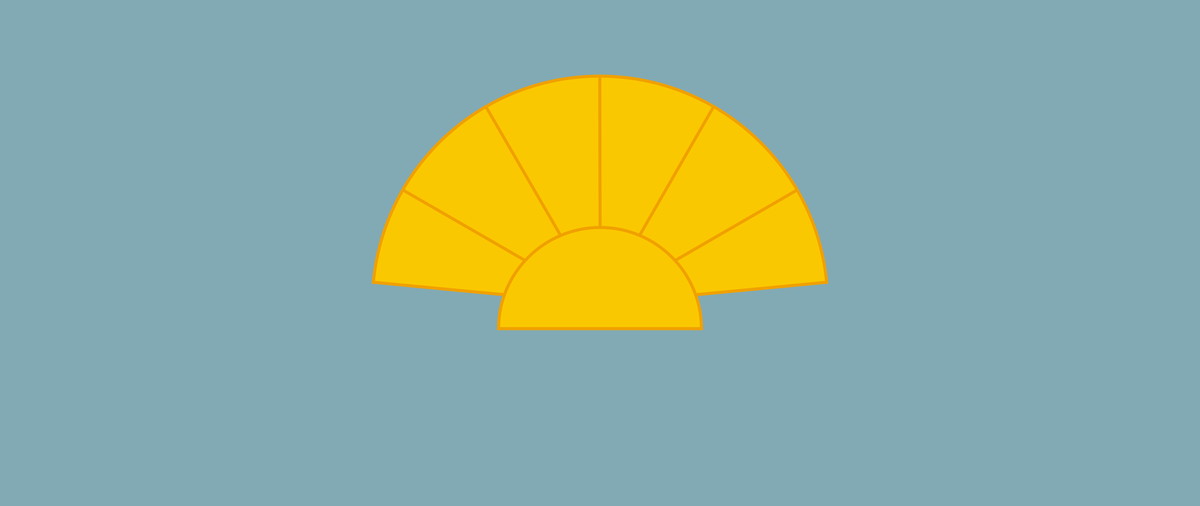
Frame 1 (no input)
Frame 2 (the mouse pressed at the canvas centre, redrawn once): identical to frame 1, image omitted

The Processing sketch that drew this single still picture (run headless with seeded random() and noise(); the mouse was pressed at the canvas centre and the sketch redrawn once):

// Processing sketch: emperor_s_new_groove_the
// ── emperor_s_new_groove_the.pde
// Manuale di Programmazione Cinematografica
// Daniele Olmisani, 2018

// The Emperor's new groove (2000)


final color PAPER = color(130, 170, 180);
final color INK1 = color(250, 200, 0);
final color INK2 = color(240, 160, 0);

final float DELTA = 0.03*PI;


void setup() {
  size(2560, 1080);
  noLoop();
}


void draw() {
  
  final float S =  min(width, height);
  final float U = 0.002;
  
  translate(0.5*width, 0.6*height);
  scale(S);
  
  background(PAPER);
  
  fill(INK1);
  
  stroke(INK2);
  
  strokeWeight(3*U);
  arc(0.0, 0.0, 0.9, 0.9, -PI+DELTA, 0.0-DELTA, PIE);
  
  pushMatrix();
  for(int i=1; i<6; i++) {
    rotate(-PI/6);
    line (0.0, 0.0, 0.45, 0.0);
    
  }
  popMatrix();
  
  arc(0.0, 0.05, 0.4, 0.4, -PI, 0.0, CHORD);
  
  save("the-emperor's-new-groove.png");
}
